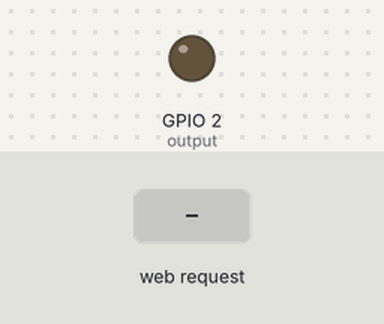
Bench run of a sketch on a simulated ESP8266 (NodeMCU). Parts: output pins drawn as LEDs (lit = HIGH). Inputs (shaded band) come from the test bench. What the sketch prints to the serial monitor is not drawn.

Above: at 1.2 s.
1.3 s: HTTP request GET /on received
At 1.6 s:
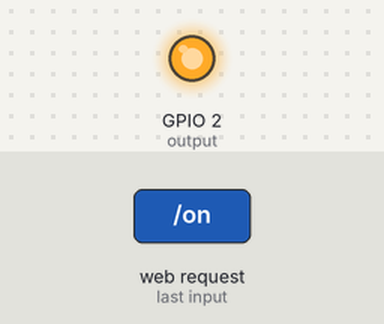
2.8 s: HTTP request GET /off received
At 3.9 s:
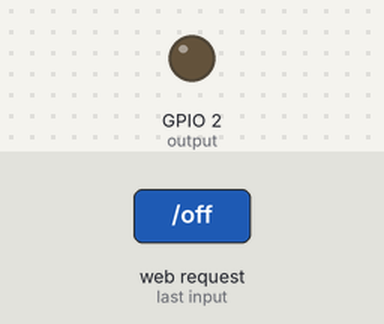
Timing chart, 0 to 5.8 s (numbered marks = the images above; inputs shaded):
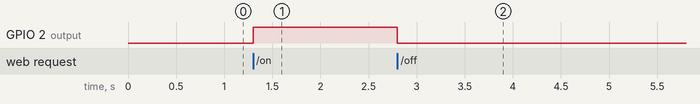

Measured:
- after the input at 1.3 s, GPIO 2 (output): LOW → HIGH at once
- after the input at 2.8 s, GPIO 2 (output): HIGH → LOW at once

The sketch:

Tool_WebServer_LEDButtonControl.ino
```cpp
// (licence header left out)
#ifdef ESP32
  #include <WiFi.h>
  #include <AsyncTCP.h>
#else
  #include <ESP8266WiFi.h>
  #include <ESPAsyncTCP.h>
#endif
#include <ESPAsyncWebServer.h>

// REPLACE WITH YOUR NETWORK CREDENTIALS
const char* ssid = "REPLACE_WITH_YOUR_SSID";
const char* password = "REPLACE_WITH_YOUR_PASSWORD";

const int output = 2;

// HTML web page
const char index_html[] PROGMEM = R"rawliteral(
<!DOCTYPE HTML><html>
  <head>
    <title>ESP Pushbutton Web Server</title>
    <meta name="viewport" content="width=device-width, initial-scale=1">
    <style>
      body { font-family: Arial; text-align: center; margin:0px auto; padding-top: 30px;}
      .button {
        padding: 10px 20px;
        font-size: 24px;
        text-align: center;
        outline: none;
        color: #fff;
        background-color: #2f4468;
        border: none;
        border-radius: 5px;
        box-shadow: 0 6px #999;
        cursor: pointer;
        -webkit-touch-callout: none;
        -webkit-user-select: none;
        -khtml-user-select: none;
        -moz-user-select: none;
        -ms-user-select: none;
        user-select: none;
        -webkit-tap-highlight-color: rgba(0,0,0,0);
      }
      .button:hover {background-color: #1f2e45}
      .button:active {
        background-color: #1f2e45;
        box-shadow: 0 4px #666;
        transform: translateY(2px);
      }
    </style>
  </head>
  <body>
    <h1>ESP Pushbutton Web Server</h1>
    <button class="button" onmousedown="toggleCheckbox('on');" ontouchstart="toggleCheckbox('on');" onmouseup="toggleCheckbox('off');" ontouchend="toggleCheckbox('off');">LED PUSHBUTTON</button>
   <script>
   function toggleCheckbox(x) {
     var xhr = new XMLHttpRequest();
     xhr.open("GET", "/" + x, true);
     xhr.send();
   }
  </script>
  </body>
</html>)rawliteral";

void notFound(AsyncWebServerRequest *request) {
  request->send(404, "text/plain", "Not found");
}

AsyncWebServer server(80);

void setup() {
  Serial.begin(115200);
  WiFi.softAP("techiesms", "");
  Serial.println("softap");
  Serial.println("");
  Serial.println(WiFi.softAPIP());

  pinMode(output, OUTPUT);
  digitalWrite(output, LOW);

  // Send web page to client
  server.on("/", HTTP_GET, [](AsyncWebServerRequest *request){
    request->send_P(200, "text/html", index_html);
  });

  // Receive an HTTP GET request
  server.on("/on", HTTP_GET, [] (AsyncWebServerRequest *request) {
    digitalWrite(output, HIGH);
    request->send(200, "text/plain", "ok");
  });

  // Receive an HTTP GET request
  server.on("/off", HTTP_GET, [] (AsyncWebServerRequest *request) {
    digitalWrite(output, LOW);
    request->send(200, "text/plain", "ok");
  });

  server.onNotFound(notFound);
  server.begin();
}

void loop() {

}
```
